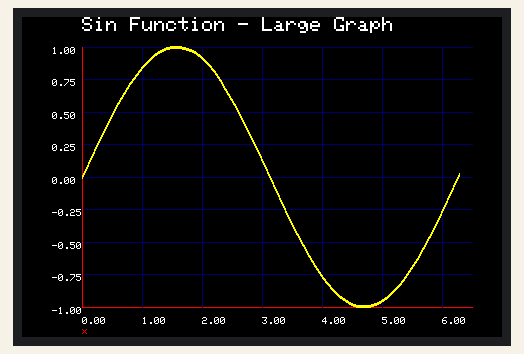
Simulated run of this sketch. Board: Arduino Uno, built with avr-gcc and run on an emulated ATmega328P. On the bench: 480×320 colour display.

Above: at 0.5 s.
At 5.7 s:
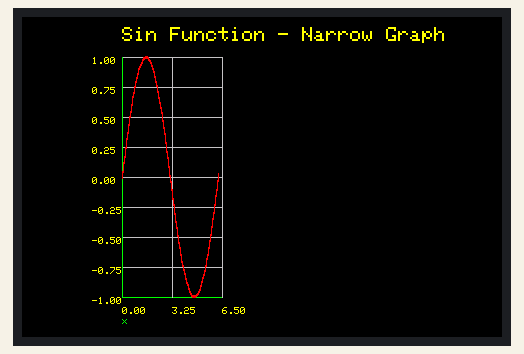
At 11.1 s:
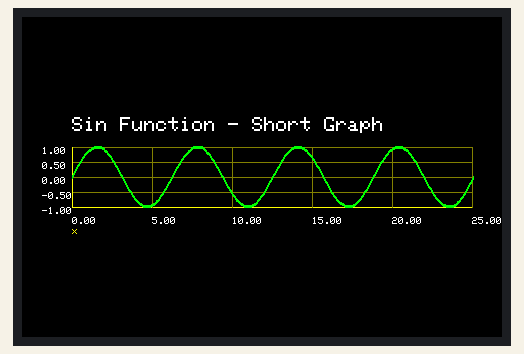
At 16.4 s:
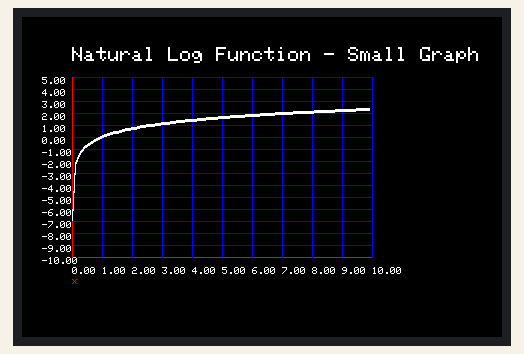
At 21.7 s:
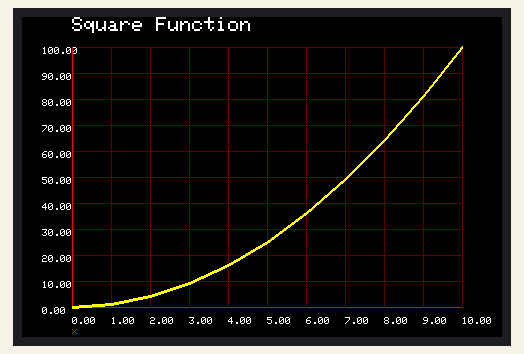
At 34.4 s:
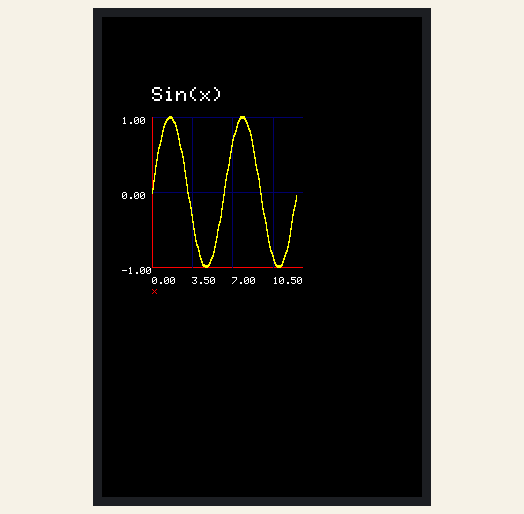

Measured:
- what the display in image 1 shows lasts 5.4 s, from 5.7 s to 11.1 s
- what the display in image 2 shows lasts 5.3 s, from 11.1 s to 16.4 s
- what the display in image 3 shows lasts 5.2 s, from 16.4 s to 21.6 s
- what the display in image 4 shows lasts 7.4 s, from 21.6 s to 29.0 s

The sketch:

Graph.ino
```cpp
/*

This program provides cartesian type graph function

It requires and Arduino Mega (or UNO) and an Adafruit 3.5" TFT 320x480 + Touchscreen Breakout Board
https://learn.adafruit.com/adafruit-3-5-color-320x480-tft-touchscreen-breakout/overview

Adafruit libraries
https://github.com/adafruit/Adafruit_HX8357_Library/archive/master.zip
https://github.com/adafruit/Adafruit-GFX-Library/archive/master.zip

optional touch screen libraries
https://github.com/adafruit/Touch-Screen-Library/archive/master.zip

Revisions
rev     date        author      description
1       12-24-2015  kasprzak    initial creation
2       04-19-2024  kasprzak    added example in loop for automatic rollover for continued data plotting--and fixed graph function to accomodate

This pin setting will also operate the SD card

Pin settings

  Arduino   device
  5V        Vin
  GND       GND
  A0
  A1
  A2         Y+ (for touch screen use)
  A3         X- (for touch screen use)
  A4
  A5
  1
  2
  3
  4         CCS (42 for mega)
  5
  6
  7         Y- (44 for mega)
  8         X+ (46 for mega)
  9         DC (48 on mega * change define)
  10        CS (53 for mega * change define)
  11        MOSI (51 for mega)
  12        MISO  (50 for mega)
  13        CLK (SCK) (52 for mega)
  44        Y- (for touch screen only)
  46        X+ (for touch screen only)
  48        DC
  SDA
  SLC

*/

#include <SPI.h>
#include "Adafruit_HX8357.h"


// These are 'flexible' lines that can be changed

// for a nano
#define TFT_CS 10
#define TFT_DC 9


#define LTBLUE 0xB6DF
#define LTTEAL 0xBF5F
#define LTGREEN 0xBFF7
#define LTCYAN 0xC7FF
#define LTRED 0xFD34
#define LTMAGENTA 0xFD5F
#define LTYELLOW 0xFFF8
#define LTORANGE 0xFE73
#define LTPINK 0xFDDF
#define LTPURPLE 0xCCFF
#define LTGREY 0xE71C

#define BLUE 0x001F
#define TEAL 0x0438
#define GREEN 0x07E0
#define CYAN 0x07FF
#define RED 0xF800
#define MAGENTA 0xF81F
#define YELLOW 0xFFE0
#define ORANGE 0xFC00
#define PINK 0xF81F
#define PURPLE 0x8010
#define GREY 0xC618
#define WHITE 0xFFFF
#define BLACK 0x0000

#define DKBLUE 0x000D
#define DKTEAL 0x020C
#define DKGREEN 0x03E0
#define DKCYAN 0x03EF
#define DKRED 0x6000
#define DKMAGENTA 0x8008
#define DKYELLOW 0x8400
#define DKORANGE 0x8200
#define DKPINK 0x9009
#define DKPURPLE 0x4010
#define DKGREY 0x4A49


#define ADJ_PIN A0

double a1, b1, c1, d1, r2, r1, vo, tempC, tempF, tempK;
double x, y;
double xLow = 0, xHigh = 60;
Adafruit_HX8357 tft = Adafruit_HX8357(TFT_CS, TFT_DC);

// this is the only external variable used by the graph
// it's a flat to draw the coordinate system only on the first pass
boolean display1 = true;
boolean display2 = true;
boolean display3 = true;
boolean display4 = true;
boolean display5 = true;
boolean display6 = true;
boolean display7 = true;
boolean display8 = true;
boolean display9 = true;
double ox, oy;

void setup() {

  Serial.begin(9600);

  pinMode(ADJ_PIN, INPUT);
  tft.begin(HX8357D);
  tft.fillScreen(BLACK);

  tft.setRotation(3);

  for (x = 0; x <= 6.3; x += .1) {

    y = sin(x);
    Graph(tft, x, y, 60, 290, 390, 260, 0, 6.5, 1, -1, 1, .25, "Sin Function - Large Graph", "x", "sin(x)", DKBLUE, RED, YELLOW, WHITE, BLACK, display1);
  }

  delay(5000);

  tft.fillScreen(BLACK);
  for (x = 0; x <= 6.3; x += .1) {

    y = sin(x);
    Graph(tft, x, y, 100, 280, 100, 240, 0, 6.5, 3.25, -1, 1, .25, "Sin Function - Narrow Graph", "x", "sin(x)", GREY, GREEN, RED, YELLOW, BLACK, display9);
  }

  delay(5000);

  tft.fillScreen(BLACK);
  for (x = 0; x <= 25.2; x += .1) {

    y = sin(x);
    Graph(tft, x, y, 50, 190, 400, 60, 0, 25, 5, -1, 1, .5, "Sin Function - Short Graph", "x", "sin(x)", DKYELLOW, YELLOW, GREEN, WHITE, BLACK, display8);
  }

  delay(5000);

  tft.fillScreen(BLACK);
  for (x = 0.001; x <= 10; x += .1) {

    y = log(x);
    Graph(tft, x, y, 50, 240, 300, 180, 0, 10, 1, -10, 5, 1, "Natural Log Function - Small Graph", "x", "ln(x)", BLUE, RED, WHITE, WHITE, BLACK, display2);
  }

  delay(5000);
  tft.fillScreen(BLACK);

  for (x = 0; x <= 10; x += 1) {

    y = x * x;
    Graph(tft, x, y, 50, 290, 390, 260, 0, 10, 1, 0, 100, 10, "Square Function", "x", "x^2", DKRED, RED, YELLOW, WHITE, BLACK, display3);
  }

  delay(5000);
  tft.fillScreen(BLACK);

  for (x = 0.00; x <= 20; x += .01) {

    y = ((sin(x)) * x + cos(x)) - log(x);
    Graph(tft, x, y, 50, 290, 390, 260, 0, 20, 1, -20, 20, 5, "Weird Function", "x", " y = sin(x) + cos(x) - log(x)", ORANGE, YELLOW, CYAN, WHITE, BLACK, display4);
  }

  delay(5000);
  tft.fillScreen(BLACK);

  tft.setRotation(2);
  for (x = 0; x <= 12.6; x += .1) {

    y = sin(x);
    Graph(tft, x, y, 50, 250, 150, 150, 0, 13, 3.5, -1, 1, 1, "Sin(x)", "x", "sin(x)", DKBLUE, RED, YELLOW, WHITE, BLACK, display5);
  }

  tft.setRotation(3);
  delay(5000);
  tft.fillScreen(WHITE);

  for (x = 0; x <= 6.3; x += .05) {

    y = cos(x);
    Graph(tft, x, y, 100, 250, 300, 200, 0, 6.5, 3.25, -1, 1, 1, "Cos Function", "x", "cos(x)", DKGREY, GREEN, BLUE, BLACK, WHITE, display6);
  }

  delay(5000);
  tft.fillScreen(BLACK);
}


void loop(void) {

  x++;
  y = analogRead(ADJ_PIN) / 204.6;
  Graph(tft, x, y, 50, 290, 390, 260, xLow, xHigh, 10, 0, 5, 1, "A0 Input", " Time [s]", "Volts", DKBLUE, RED, GREEN, WHITE, BLACK, display7);
  delay(250);

  if (x >= xHigh) {
    //x = 0;
    xLow += 60;
    xHigh += 60;
    display7 = true;
    tft.fillScreen(BLACK);
  }
}

/*

  function to draw a cartesian coordinate system and plot whatever data you want
  just pass x and y and the graph will be drawn

  huge arguement list
  &d name of your display object
  x = x data point
  y = y datapont
  gx = x graph location (lower left)
  gy = y graph location (lower left)
  w = width of graph
  h = height of graph
  xlo = lower bound of x axis
  xhi = upper bound of x asis
  xinc = division of x axis (distance not count)
  ylo = lower bound of y axis
  yhi = upper bound of y asis
  yinc = division of y axis (distance not count)
  title = title of graph
  xlabel = x asis label
  ylabel = y asis label
  gcolor = graph line colors
  acolor = axi ine colors
  pcolor = color of your plotted data
  tcolor = text color
  bcolor = background color
  &redraw = flag to redraw graph on fist call only
*/


void Graph(Adafruit_HX8357 &d, double x, double y, double gx, double gy, double w, double h, double xlo, double xhi, double xinc, double ylo, double yhi, double yinc, String title, String xlabel, String ylabel, unsigned int gcolor, unsigned int acolor, unsigned int pcolor, unsigned int tcolor, unsigned int bcolor, boolean &redraw) {

  double ydiv, xdiv;
  // initialize old x and old y in order to draw the first point of the graph
  // but save the transformed value
  // note my transform funcition is the same as the map function, except the map uses long and we need doubles
  //static double ox = (x - xlo) * ( w) / (xhi - xlo) + gx;
  //static double oy = (y - ylo) * (gy - h - gy) / (yhi - ylo) + gy;
  double i;
  double temp;
  int rot, newrot;

  if (redraw == true) {

    redraw = false;
    ox = (x - xlo) * (w) / (xhi - xlo) + gx;
    oy = (y - ylo) * (gy - h - gy) / (yhi - ylo) + gy;
    // draw y scale
    for (i = ylo; i <= yhi; i += yinc) {
      // compute the transform
      temp = (i - ylo) * (gy - h - gy) / (yhi - ylo) + gy;

      if (i == ylo) {
        d.drawLine(gx, temp, gx + w, temp, acolor);
      } else {
        d.drawLine(gx, temp, gx + w, temp, gcolor);
      }

      d.setTextSize(1);
      d.setTextColor(tcolor, bcolor);
      d.setCursor(gx - 30, temp);
      // precision is default Arduino--this could really use some format control
      d.println(i);
    }
    // draw x scale
    for (i = xlo; i <= xhi; i += xinc) {

      // compute the transform

      temp = (i - xlo) * (w) / (xhi - xlo) + gx;
      if (i == xlo) {
        d.drawLine(temp, gy, temp, gy - h, acolor);
      } else {
        d.drawLine(temp, gy, temp, gy - h, gcolor);
      }

      d.setTextSize(1);
      d.setTextColor(tcolor, bcolor);
      d.setCursor(temp, gy + 10);
      // precision is default Arduino--this could really use some format control
      d.println(i);
    }

    //now draw the labels
    d.setTextSize(2);
    d.setTextColor(tcolor, bcolor);
    d.setCursor(gx, gy - h - 30);
    d.println(title);

    d.setTextSize(1);
    d.setTextColor(acolor, bcolor);
    d.setCursor(gx, gy + 20);
    d.println(xlabel);

    /*
 // some day auto rotate
    d.setTextSize(1);

    d.setTextColor(acolor, bcolor);
    d.setCursor(gy - h - 10, gx-40);
    d.println(ylabel);
*/
  }

  //graph drawn now plot the data
  // the entire plotting code are these few lines...
  // recall that ox and oy are initialized as static above
  x = (x - xlo) * (w) / (xhi - xlo) + gx;
  y = (y - ylo) * (gy - h - gy) / (yhi - ylo) + gy;
  d.drawLine(ox, oy, x, y, pcolor);
  d.drawLine(ox, oy + 1, x, y + 1, pcolor);
  d.drawLine(ox, oy - 1, x, y - 1, pcolor);
  ox = x;
  oy = y;
}

/*
  End of graphing functioin
*/
```
